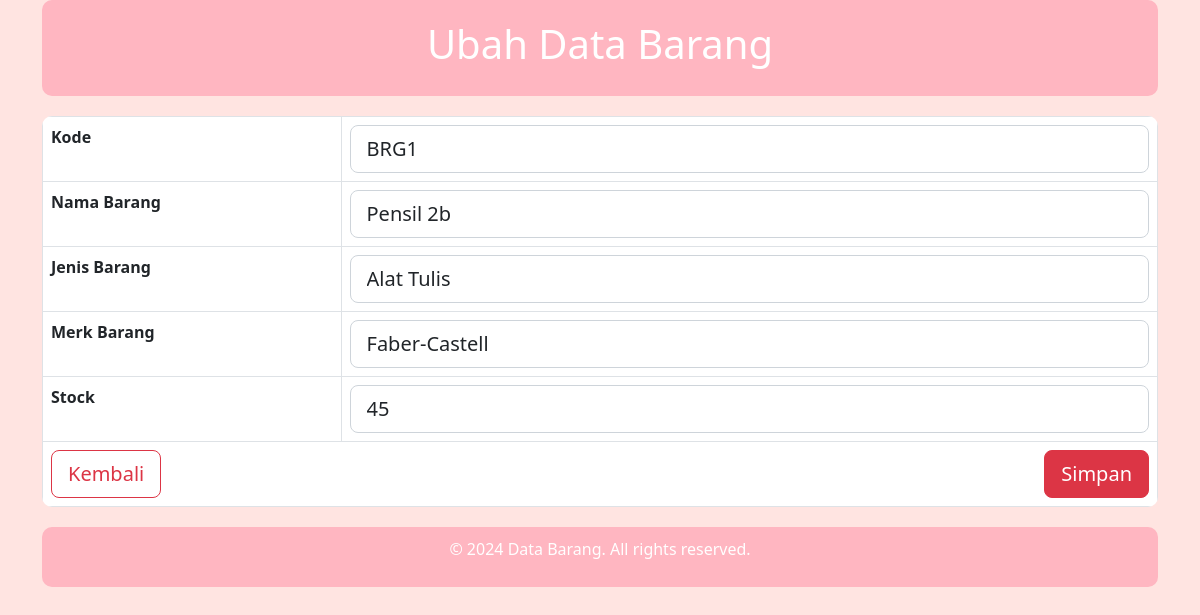
The app's page /ubah.php?id=14 with its own data.
### tables this page shows
CREATE TABLE IF NOT EXISTS `barang` (
  `id_barang` int NOT NULL AUTO_INCREMENT,
  `kode` varchar(5) NOT NULL,
  `nama` varchar(20) NOT NULL,
  `jenis` varchar(20) NOT NULL,
  `merk` varchar(20) NOT NULL,
  `stock` int NOT NULL,
  PRIMARY KEY (`id_barang`)
);

### ubah.php (the view, shortened to what this page needs)
<!DOCTYPE html>
<html lang="id">
<head>
    <link href="https://cdn.jsdelivr.net/npm/bootstrap@5.2.2/dist/css/bootstrap.min.css" rel="stylesheet">
</head>
<body>
    <div class="container">
        <div class="header">
            <h1 class="text-white">Ubah Data Barang</h1>
        </div>
        <div class="mb-3">
            <form method="post" action="update.php">
                <table class="table table-bordered">
                    <tbody>
                        <?php
                        $id = $_GET['id'];
                        include 'koneksi.php';
                        $query = mysqli_query($koneksi, "SELECT * FROM barang WHERE id_barang='$id'");
                        $data = mysqli_fetch_assoc($query);
                        if (!$data) {
                            echo '<tr><td colspan="2" class="text-center">Data tidak ditemukan!</td></tr>';
                        } else {
                            echo '<tr>
                                    <td class="form-label">Kode</td>
                                    <td><input class="form-control form-control-lg" type="text" name="kode" value="' . $data['kode'] . '" required></td>
                                  </tr>
                                  <tr>
                                    <td class="form-label">Nama Barang</td>
                                    <td><input class="form-control form-control-lg" type="text" name="nama" value="' . $data['nama'] . '" required></td>
                                  </tr>
                                  <tr>
                                    <td class="form-label">Jenis Barang</td>
                                    <td><input class="form-control form-control-lg" type="text" name="jenis" value="' . $data['jenis'] . '" required></td>
                                  </tr>
                                  <tr>
                                    <td class="form-label">Merk Barang</td>
                                    <td><input class="form-control form-control-lg" type="text" name="merk" value="' . $data['merk'] . '" required></td>
                                  </tr>
                                  <tr>
                                    <td class="form-label">Stock</td>
                                    <td><input class="form-control form-control-lg" type="number" name="stock" value="' . $data['stock'] . '" required></td>
                                  </tr>
                                  <input type="hidden" name="id_barang" value="' . $data['id_barang'] . '">
                                  ';
                        }
                        ?>
                        <tr>
                            <td colspan="2" class="text-center">
                                <div class="d-flex justify-content-between">
                                    <a href="manager.php" class="btn btn-outline-danger btn-lg">Kembali</a>
                                    <button type="submit" class="btn btn-danger btn-lg">Simpan</button>
                                </div>
                            </td>
                        </tr>
                    </tbody>
                </table>
            </form>
        </div>
        <footer class="footer">
            <p class="text-white">&copy; 2024 Data Barang. All rights reserved.</p>
        </footer>
    </div>
</body>
</html>

### ubah.php (style rules this page uses)
body { background-color: #ffe4e1; }
.header { background-color: #ffb6c1; padding: 20px; border-radius: 10px; text-align: center; margin-bottom: 20px; }
.footer { margin-top: 20px; padding: 10px; background-color: #ffb6c1; border-radius: 10px; text-align: center; }
.form-label { font-weight: bold; }
.table { background-color: #ffffff; border-radius: 10px; overflow: hidden; }

### records on screen
barang: kode "BRG1", nama "Pensil 2b", jenis "Alat Tulis", merk "Faber-Castell", stock "45"
